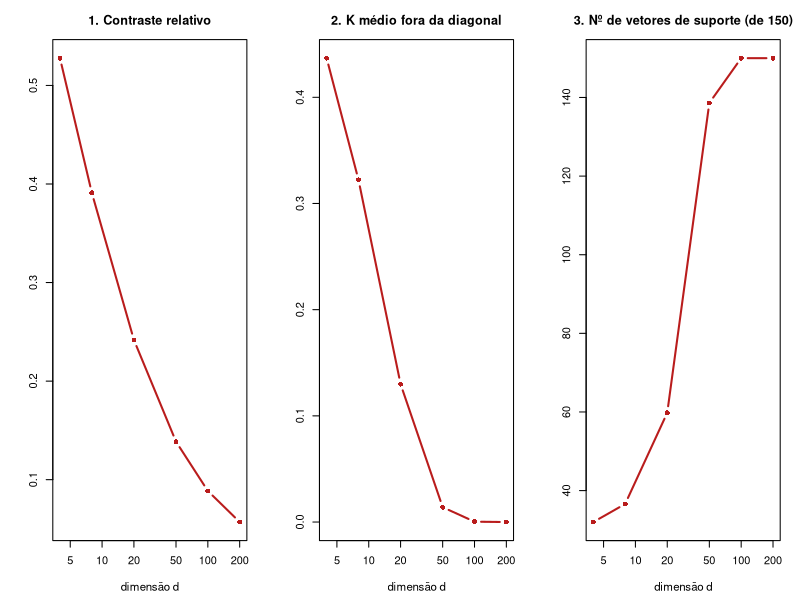
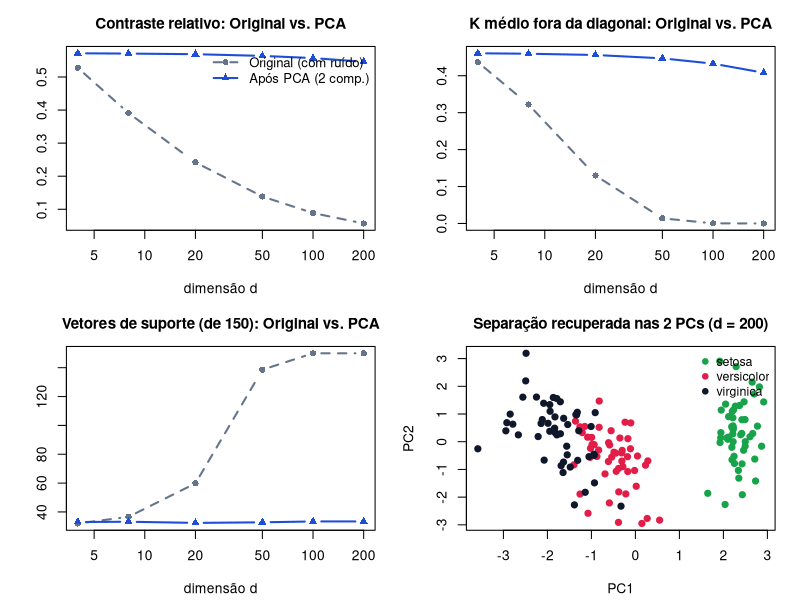

Here is the R script that generated these plots, in order:
library(kernlab)
library(mclust)   # adjustedRandIndex

set.seed(42)
X0 <- scale(iris[, 1:4]); n <- nrow(X0)
q0 <- 1 / median(dist(X0)^2)      # q fixo, calibrado no iris original (d = 4)

sd_ruido <- 0.5                   # desvio-padrão do ruído (pode mudar)
extras   <- c(0, 4, 16, 46, 96, 196)
k_pca    <- 2
nrep     <- 10

contraste <- function(X) {
  d <- as.numeric(dist(X))
  sd(d) / mean(d)
}

metricas <- function(X, q) {
  D2 <- as.matrix(dist(X))^2
  Kv <- exp(-q * D2)[upper.tri(D2)]
  f  <- ksvm(X, type = "one-svc", kernel = "rbfdot",
             kpar = list(sigma = q), nu = 0.2, scaled = FALSE)
  km <- kmeans(X, 3, nstart = 20)
  c(contraste = contraste(X), K_medio = mean(Kv), K_dp = sd(Kv),
    nSV = length(SVindex(f)),
    ARI = adjustedRandIndex(km$cluster, iris$Species))
}

res <- do.call(rbind, lapply(extras, function(e) {
  do.call(rbind, lapply(1:nrep, function(r) {
    X  <- if (e == 0) X0 else cbind(X0, matrix(rnorm(n * e, sd = sd_ruido), n, e))
    pc <- prcomp(X, center = TRUE, scale. = FALSE)
    Z  <- pc$x[, 1:k_pca]
    rbind(
      data.frame(d = ncol(X), versao = "original", t(metricas(X, q0)),
                 sinal_nas_PCs = NA),
      data.frame(d = ncol(X), versao = "PCA", t(metricas(Z, q0)),
                 sinal_nas_PCs = sum(pc$rotation[1:4, 1:k_pca]^2) / k_pca)
    )
  }))
}))

tab <- aggregate(. ~ d + versao, data = res, FUN = mean, na.action = na.pass)

# ==============================================================================
# IMAGEM 1 (SLIDE 3): Apenas o efeito da maldição (sem PCA)
# ==============================================================================
png("slide3_maldicao.png", width = 1200, height = 420, res = 140)
par(mfrow = c(1, 3), mar = c(4.5, 4, 3, 1.5))

graf_s3 <- function(col, titulo) {
  s <- tab[tab$versao == "original", ]
  plot(s$d, s[[col]], type = "b", pch = 16, lty = 1, lwd = 2, col = "#b91c1c",
       log = "x", xlab = "dimensão d", ylab = "", main = titulo,
       cex.main = 1.15, cex.lab = 1.05)
}

graf_s3("contraste", "1. Contraste relativo")
graf_s3("K_medio",   "2. K médio fora da diagonal")
graf_s3("nSV",       "3. Nº de vetores de suporte (de 150)")
dev.off()

# ==============================================================================
# IMAGEM 2 (SLIDE 5): Comparação Original vs. PCA + Dispersão das 2 PCs
# ==============================================================================
png("slide5_pca.png", width = 1200, height = 650, res = 140)
par(mfrow = c(2, 2), mar = c(4.2, 4, 2.8, 1.5))

graf_s5 <- function(col, titulo, incluir_legenda = FALSE) {
  plot(NA, xlim = range(tab$d), ylim = range(tab[[col]], na.rm = TRUE),
       log = "x", xlab = "dimensão d", ylab = "", main = titulo,
       cex.main = 1.1, cex.lab = 1.0)
  for (v in c("original", "PCA")) {
    s <- tab[tab$versao == v, ]
    lines(s$d, s[[col]], type = "b", lwd = 2,
          col = ifelse(v == "PCA", "#1d4ed8", "#64748b"),
          pch = ifelse(v == "PCA", 17, 16),
          lty = ifelse(v == "PCA", 1, 2))
  }
  if (incluir_legenda) {
    legend("topright", c("Original (com ruído)", "Após PCA (2 comp.)"),
           col = c("#64748b", "#1d4ed8"), pch = c(16, 17), lty = c(2, 1),
           lwd = 2, bty = "n", cex = 0.95)
  }
}

graf_s5("contraste", "Contraste relativo: Original vs. PCA", incluir_legenda = TRUE)
graf_s5("K_medio",   "K médio fora da diagonal: Original vs. PCA")
graf_s5("nSV",       "Vetores de suporte (de 150): Original vs. PCA")

Xg <- cbind(X0, matrix(rnorm(n * max(extras), sd = sd_ruido), n, max(extras)))
Zg <- prcomp(Xg)$x[, 1:2]
cores <- c("#16a34a", "#e11d48", "#0f172a")[as.numeric(iris$Species)]
plot(Zg, col = cores, pch = 19, xlab = "PC1", ylab = "PC2",
     main = paste0("Separação recuperada nas 2 PCs (d = ", ncol(Xg), ")"),
     cex.main = 1.1, cex.lab = 1.0)
legend("topright", levels(iris$Species), col = c("#16a34a", "#e11d48", "#0f172a"),
       pch = 19, bty = "n", cex = 0.9)
dev.off()
par(mfrow = c(1, 1))
